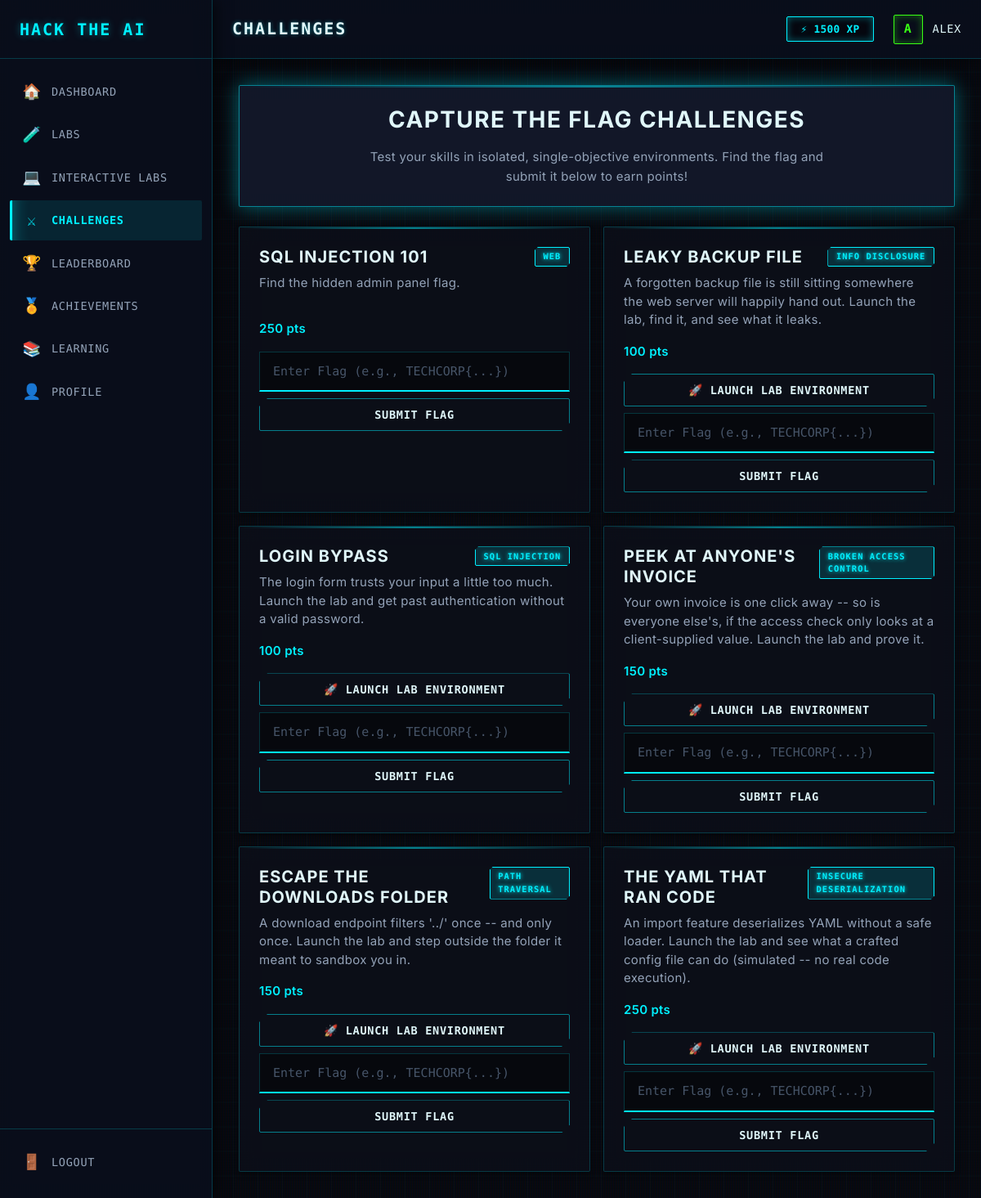
Screenshot of /challenges (signed in) with the database file from the repository.
### models.py (models this page shows)
class Challenge(db.Model):
    __tablename__ = 'challenges'
    id = db.Column(db.String(50), primary_key=True)
    name = db.Column(db.String(100), nullable=False)
    category = db.Column(db.String(50), nullable=False)
    description = db.Column(db.Text, nullable=False)
    points = db.Column(db.Integer, default=100)
    flag_value = db.Column(db.String(200), nullable=False)

### routes/pages.py (the view)
@pages_bp.route('/challenges')
def challenges():
    challenges_list = Challenge.query.all()
    completed_ids = []
    if session.get('user_id'):
        user_progress = ChallengeProgress.query.filter_by(user_id=session.get('user_id')).all()
        completed_ids = [p.challenge_id for p in user_progress]
    return render_template(
        'challenges.html',
        title="Challenges",
        challenges=challenges_list,
        completed_ids=completed_ids,
        launch_urls=_cyberlab_launch_urls(),
    )

### routes/pages.py (called while the page is built)
def _cyberlab_launch_urls():
    hostname = request.host.split(':')[0]
    return {
        challenge_id: f"http://{hostname}:{CYBERLAB_PORT}{path}"
        for challenge_id, path in CYBERLAB_LAB_PATHS.items()
    }

### templates/challenges.html (shortened to what this page needs)
{% extends "base.html" %}
{% block page_title %}Challenges{% endblock %}
{% block content %}
<div class="page-container">
    <div class="card elevated" style="margin-bottom: var(--space-6); text-align: center;">
        <h2 class="gradient-text">Capture The Flag Challenges</h2>
        <p class="text-secondary" style="max-width: 600px; margin: 0 auto;">
            Test your skills in isolated, single-objective environments. Find the flag and submit it below to earn points!
        </p>
    </div>
    <div style="display: grid; grid-template-columns: repeat(auto-fill, minmax(300px, 1fr)); gap: var(--space-4);">
        {% for challenge in challenges %}
            <div class="card">
                <div style="display: flex; justify-content: space-between; align-items: start; margin-bottom: var(--space-2);">
                    <h3 style="margin: 0; font-size: 1.25rem;">{{ challenge.name }}</h3>
                    <span class="badge badge-info">{{ challenge.category }}</span>
                </div>
                <div style="margin-bottom: var(--space-4); color: var(--text-secondary); min-height: 40px;">
                    {{ challenge.description }}
                </div>
                <div style="display: flex; justify-content: space-between; align-items: center; margin-bottom: var(--space-4);">
                    <span style="font-weight: 600; color: var(--accent);">{{ challenge.points }} pts</span>
                </div>
                {% if challenge.id in launch_urls %}
                    <a href="{{ launch_urls[challenge.id] }}" target="_blank" rel="noopener"
                       class="btn btn-outline btn-block" style="margin-bottom: var(--space-2);">
                        🚀 Launch Lab Environment
                    </a>
                {% endif %}
                {% if challenge.id not in completed_ids %}
                    <form class="challenge-submit-form" data-challenge-id="{{ challenge.id }}">
                        <div class="form-group" style="margin-bottom: var(--space-2);">
                            <input type="text" class="form-control" name="flag" placeholder="Enter Flag (e.g., TECHCORP{...})" required>
                        </div>
                        <button type="submit" class="btn btn-outline btn-block">Submit Flag</button>
                    </form>
                {% endif %}
            </div>
        {% else %}
            <div class="card" style="grid-column: 1 / -1; text-align: center; color: var(--text-muted);">
                No challenges available yet. Check back soon!
            </div>
        {% endfor %}
    </div>
</div>
{% endblock %}

### static/css/core/variables.css (style rules this page uses)
:root { --bg-primary: #05080f; --bg-secondary: #0a0f1d; --bg-card: rgba(13, 17, 28, 0.7); --bg-elevated: rgba(20, 27, 45, 0.85); --bg-inverse: #e0f7fa; --bg: var(--bg-secondary); --surface: var(--bg-card); --surface-1: var(--bg-card); --surface-2: var(--bg-elevated); --surface-hover: rgba(30, 41, 59, 0.9); --gradient-primary: linear-gradient(135deg, var(--accent), var(--secondary)); --border-light: rgba(0, 240, 255, 0.1); --border: rgba(0, 240, 255, 0.2); --border-hover: rgba(0, 240, 255, 0.5); --text-primary: #e0f7fa; --text-secondary: #94a3b8; --text-muted: #475569; --text-inverse: #05080f; --accent: #00f0ff; --accent-hover: #00c3d9; --accent-rgb: 0, 240, 255; --accent-glow: rgba(0, 240, 255, 0.4); --secondary: #39ff14; --secondary-rgb: 57, 255, 20; --secondary-glow: rgba(57, 255, 20, 0.4); --success: #39ff14; --success-rgb: 57, 255, 20; --warning: #ffb800; --warning-rgb: 255, 184, 0; --danger: #ff003c; --danger-rgb: 255, 0, 60; --info: #00f0ff; --info-rgb: 0, 240, 255; --shadow-xs: 0 0 5px rgba(0, 240, 255, 0.1); --shadow-sm: 0 0 10px rgba(0, 240, 255, 0.2); --shadow-md: 0 0 15px rgba(0, 240, 255, 0.3); --shadow-lg: 0 0 25px rgba(0, 240, 255, 0.4); --shadow-xl: 0 0 40px rgba(0, 240, 255, 0.5); --blur-sm: blur(4px); --blur-md: blur(12px); --blur-lg: blur(24px); --font-sans: 'Inter', system-ui, -apple-system, sans-serif; --font-mono: 'Fira Code', 'JetBrains Mono', monospace; --sidebar-width: 260px; --sidebar-collapsed-width: 70px; --header-height: 72px; --space-1: 0.25rem; --space-2: 0.5rem; --space-3: 0.75rem; --space-4: 1rem; --space-5: 1.25rem; --space-6: 1.5rem; --space-8: 2rem; --space-12: 3rem; --radius-sm: 2px; --radius-md: 4px; --radius-lg: 8px; --radius-full: 9999px; --transition-fast: 150ms ease-out; --transition-normal: 250ms cubic-bezier(0.4, 0, 0.2, 1); }
:root { --ws-bg: #03050a; --ws-bg-elevated: #05080f; --ws-bg-panel: rgba(10, 15, 29, 0.8); --ws-border: rgba(0, 240, 255, 0.15); --ws-text: #e0f7fa; --ws-text-secondary: #64748b; --ws-accent: #00f0ff; --ws-success: #39ff14; --ws-danger: #ff003c; --ws-warning: #ffb800; }

### static/css/core/typography.css (style rules this page uses)
body { font-size: 15px; letter-spacing: 0.02em; }
h1, h2, h3, h4, h5, h6 { font-weight: 700; line-height: 1.25; letter-spacing: 0.05em; color: var(--text-primary); margin-bottom: var(--space-4); text-transform: uppercase; }
h2 { font-size: 1.75rem; }
h3 { font-size: 1.375rem; }
p { color: var(--text-secondary); margin-bottom: var(--space-4); line-height: 1.6; }
.text-secondary { color: var(--text-secondary); }

### static/css/layout/layout.css (style rules this page uses)
.page-container { padding: var(--space-8); max-width: 1400px; margin: 0 auto; width: 100%; }

### rows the page displays
Challenge: name "SQL INJECTION 101", category "WEB", description "Find the hidden admin panel flag.", points "250"
Challenge: name "LEAKY BACKUP FILE", category "INFO DISCLOSURE", description "A forgotten backup file is still sitting somewhere the web server will happily hand out. Launch the lab, find it, and see what it leaks.", points "100"
Challenge: name "LOGIN BYPASS", category "SQL INJECTION", description "The login form trusts your input a little too much. Launch the lab and get past authentication without a valid password.", points "100"
Challenge: name "PEEK AT ANYONE'S INVOICE", category "BROKEN ACCESS CONTROL", description "Your own invoice is one click away -- so is everyone else's, if the access check only looks at a client-supplied value. Launch the lab and prove it.", points "150"
Challenge: name "ESCAPE THE DOWNLOADS FOLDER", category "PATH TRAVERSAL", description "A download endpoint filters '../' once -- and only once. Launch the lab and step outside the folder it meant to sandbox you in.", points "150"
Challenge: name "THE YAML THAT RAN CODE", category "INSECURE DESERIALIZATION", description "An import feature deserializes YAML without a safe loader. Launch the lab and see what a crafted config file can do (simulated -- no real code execution).", points "250"

### other values shown
{{ session.get('username')[0]|upper if session.get('username') else 'U' }} "A"
{{ session.get('username') }} "ALEX"
